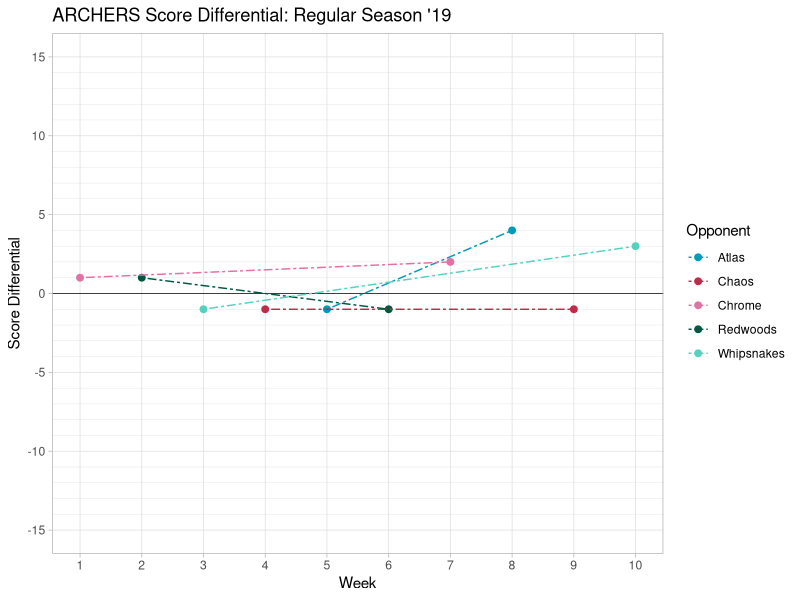
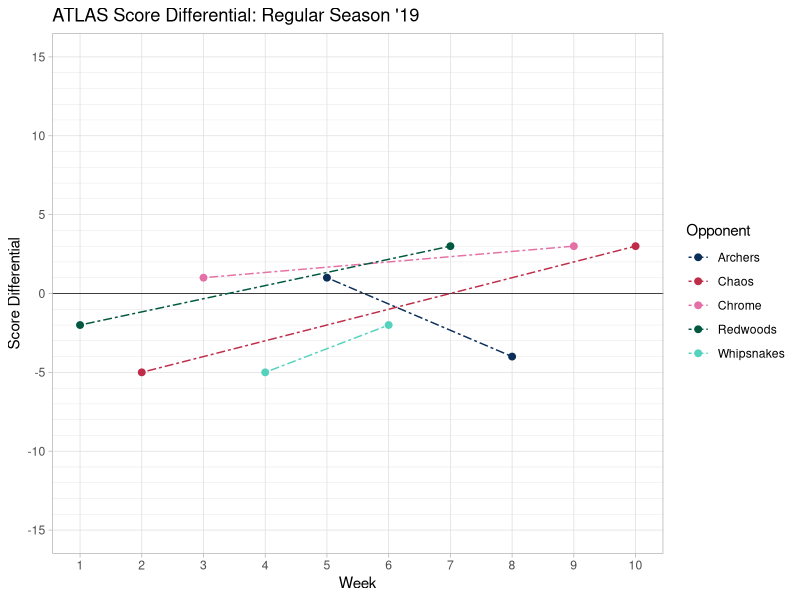
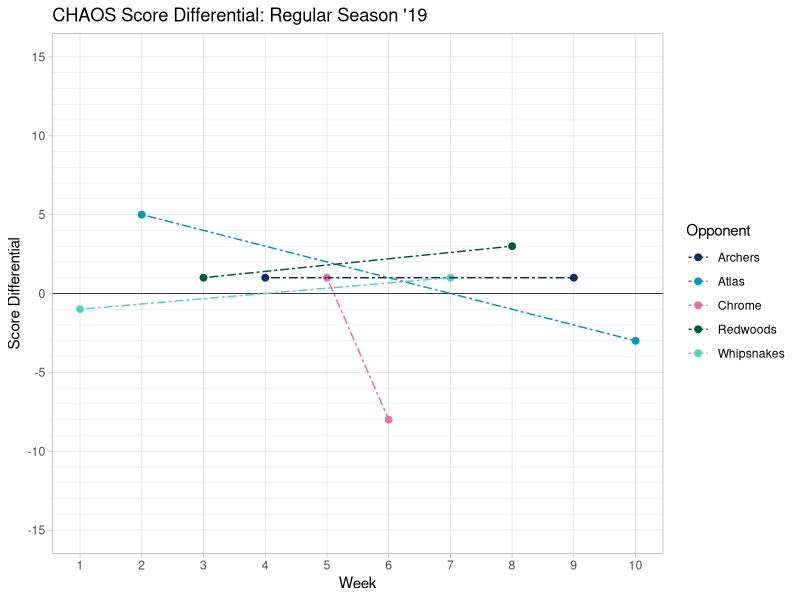
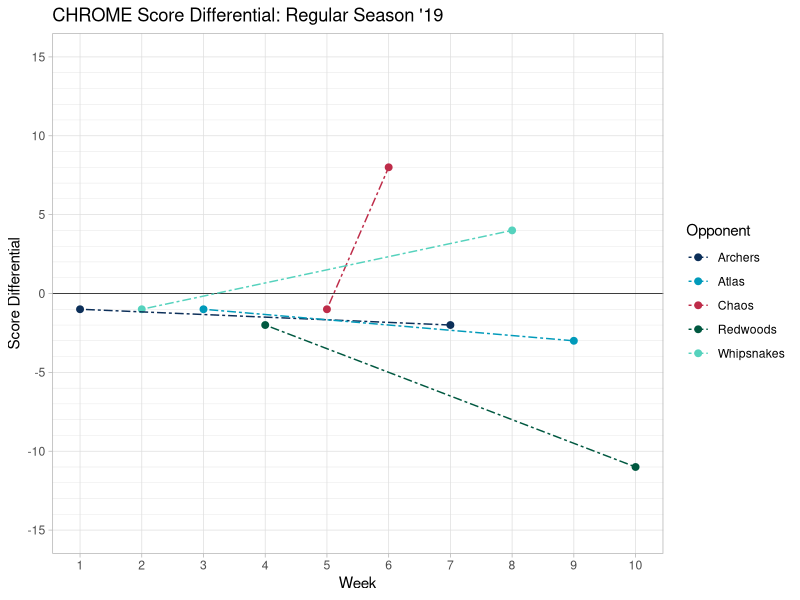
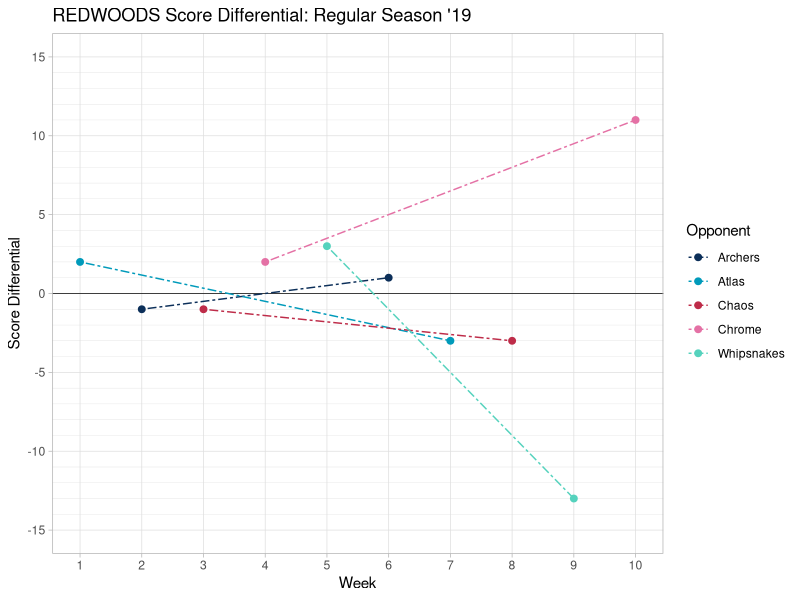
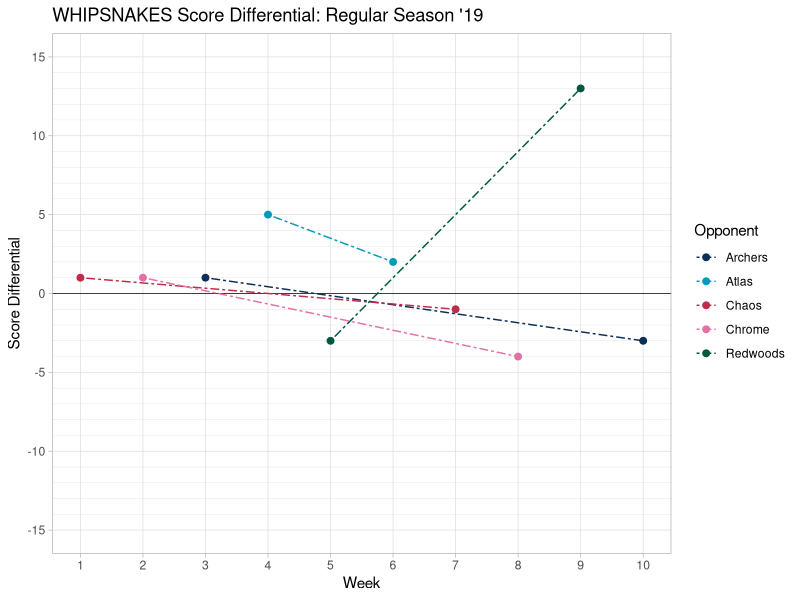
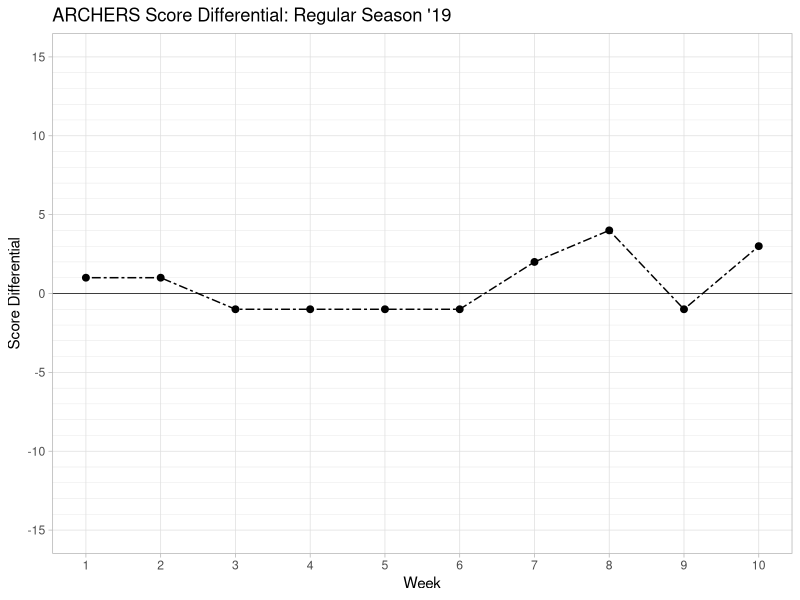
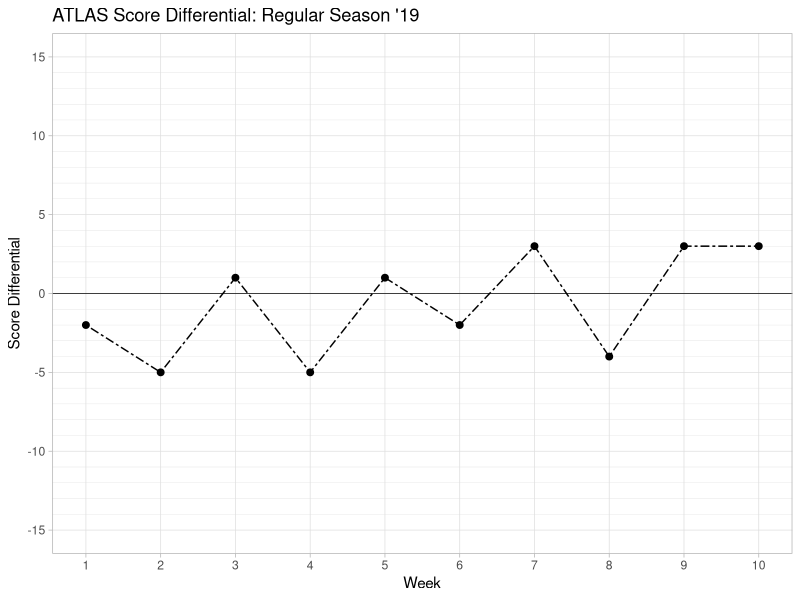

R code for these plots, in order:
library(tidyverse)
library(lubridate)

#Raw Data

raw_data <- read_csv("PLL/data/gameScores2019.csv", 
                     col_types = cols(`2` = col_date(format = "%m/%d/%Y"), 
                                      `3` = col_integer()),
                     na = '-')

#Team colors

teamColors <- tibble(opp = c("Archers", "Atlas", "Chaos", "Chrome", 
                             "Redwoods", "Whipsnakes"),
                     col = c("#0c2f59", "#009aba", "#be2c49", "#e471a5", 
                             "#005840", "#55d2bd"))


color_map <- set_names(teamColors$col, teamColors$opp)

#Column names are all messed up. Vector to rename them.

cols = c("result", "date", "week", "field_name", "location")

game_data <- rename_all(raw_data, ~cols)

#Need to separate the "teamScore" col into teams and scores individually
tms <- str_to_upper(teamColors$opp)

for(tm in tms) {
  tm_data2 <- game_data %>% filter(str_detect(result, tm)) %>% 
    mutate(score = as.integer(str_extract(result, paste0('(?<=', tm, '\\()[:digit:]+(?=\\))'))),
           opp = str_to_title(str_extract(result, paste0('\\b(?!', tm,'|vs)[:alpha:]+\\b'))),
           opp_score = as.integer(str_extract(result, paste0('(?<=', str_to_upper(opp), '\\()[:digit:]+(?=\\))'))),
           score_diff = score - opp_score) %>%
    select(score, opp, opp_score, week, score_diff, location, field_name) %>% 
    arrange(opp, week)
  
  ggplot(tm_data2, aes(week, score_diff,  col = opp)) + 
    geom_point(size = 2) +
    scale_color_manual("Opponent", values = color_map) +
    theme_light() +
    geom_hline(yintercept = 0, size = .25) +
    geom_line(linetype = "twodash") +
    scale_x_continuous(breaks = c(1:10),
                       minor_breaks = NULL,
                       limits = c(1,10)) +
    scale_y_continuous(limits = c(-15, 15),
                       breaks = seq(-15, 15, 5),
                       minor_breaks = c(-15:15))+
    labs(x = "Week", y = "Score Differential", title = paste0(tm, ' Score Differential: Regular Season \'19'))
  
  ggsave(paste0(tm, '_sd_reg2019.png'), path = '~/hello-world/PLL/plots')
}

for(tm in tms) {
  tm_data2 <- game_data %>% filter(str_detect(result, tm)) %>% 
    mutate(score = as.integer(str_extract(result, paste0('(?<=', tm, '\\()[:digit:]+(?=\\))'))),
           opp = str_to_title(str_extract(result, paste0('\\b(?!', tm,'|vs)[:alpha:]+\\b'))),
           opp_score = as.integer(str_extract(result, paste0('(?<=', str_to_upper(opp), '\\()[:digit:]+(?=\\))'))),
           score_diff = score - opp_score) %>%
    select(score, opp, opp_score, week, score_diff, location, field_name) %>% 
    arrange(opp, week)
  
  ggplot(tm_data2, aes(week, score_diff)) + 
    geom_point(size = 2) +
    geom_hline(yintercept = 0, size = .25) +
    geom_line(linetype = "twodash") +
    theme_light() +
    scale_x_continuous(breaks = c(1:10),
                       minor_breaks = NULL,
                       limits = c(1,10)) +
    scale_y_continuous(limits = c(-15, 15),
                       minor_breaks = c(-15:15),
                       breaks = seq(-15, 15, 5))+
    labs(x = "Week", y = "Score Differential", title = paste0(tm, ' Score Differential: Regular Season \'19'))
  
  ggsave(paste0(tm, '_sd_reg2019.png'), path = '~/hello-world/PLL/plots')
}
